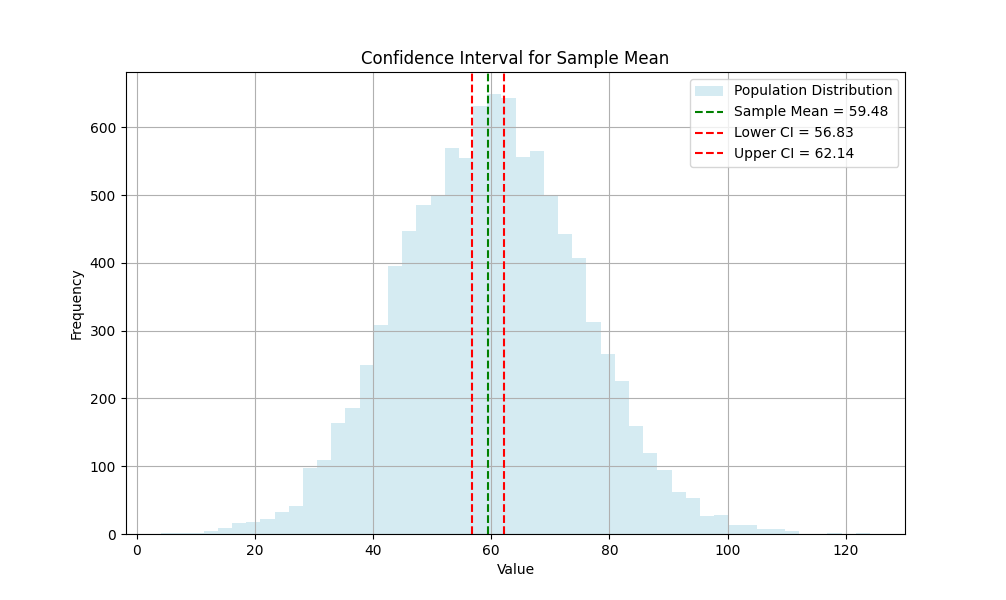

Python code for this plot:
import numpy as np
import matplotlib.pyplot as plt
import scipy.stats as stats

# Step 1: Simulate a population
# Let's simulate a population of 10,000 people with a mean of 60 and a standard deviation of 15
population_mean = 60
population_std = 15
population_size = 10000

# Generate the population data
population = np.random.normal(loc=population_mean, scale=population_std, size=population_size)

# Step 2: Take a random sample
sample_size = 100
sample = np.random.choice(population, size=sample_size)

# Step 3: Calculate sample mean and standard error
sample_mean = np.mean(sample)
sample_std = np.std(sample, ddof=1)
standard_error = sample_std / np.sqrt(sample_size)

# Step 4: Compute the 95% Confidence Interval
confidence_level = 0.95
z_score = stats.norm.ppf((1 + confidence_level) / 2)
margin_of_error = z_score * standard_error
confidence_interval = (sample_mean - margin_of_error, sample_mean + margin_of_error)

print(f"Sample Mean: {sample_mean:.2f}")
print(f"Standard Error: {standard_error:.2f}")
print(f"Z-Score (95% Confidence): {z_score:.2f}")
print(f"Margin of Error: {margin_of_error:.2f}")
print(f"95% Confidence Interval: {confidence_interval}")

# Step 5: Visualize the confidence interval
plt.figure(figsize=(10, 6))

# Plot the population distribution
plt.hist(population, bins=50, alpha=0.5, label='Population Distribution', color='lightblue')

# Plot the sample mean with the confidence interval
plt.axvline(sample_mean, color='green', linestyle='--', label=f'Sample Mean = {sample_mean:.2f}')
plt.axvline(confidence_interval[0], color='red', linestyle='--', label=f'Lower CI = {confidence_interval[0]:.2f}')
plt.axvline(confidence_interval[1], color='red', linestyle='--', label=f'Upper CI = {confidence_interval[1]:.2f}')

# Add titles and labels
plt.title("Confidence Interval for Sample Mean")
plt.xlabel("Value")
plt.ylabel("Frequency")
plt.legend()

plt.grid(True)
plt.show()

""""
Steps Explained:
-Population Simulation: We create a population of 10,000 individuals with a mean of 60 and a standard deviation of 15.
-Random Sampling: We randomly sample 100 individuals from this population.

Confidence Interval Calculation:
-Sample mean: The mean of the randomly sampled data.
-Standard error: The standard deviation of the sample divided by the square root of the sample size.
-Z-score: For a 95% confidence level, the z-score is approximately 1.96.
-Confidence Interval: We compute the margin of error and derive the confidence interval.

Visualization:
-The histogram shows the population distribution.
-The sample mean and the confidence interval are displayed on the graph as vertical lines, helping visualize the range in which the true population mean likely falls.

Key Output:
-Sample Mean: The calculated mean from the sample.
-95% Confidence Interval: The interval where the true population mean is likely to fall with 95% confidence.
"""
